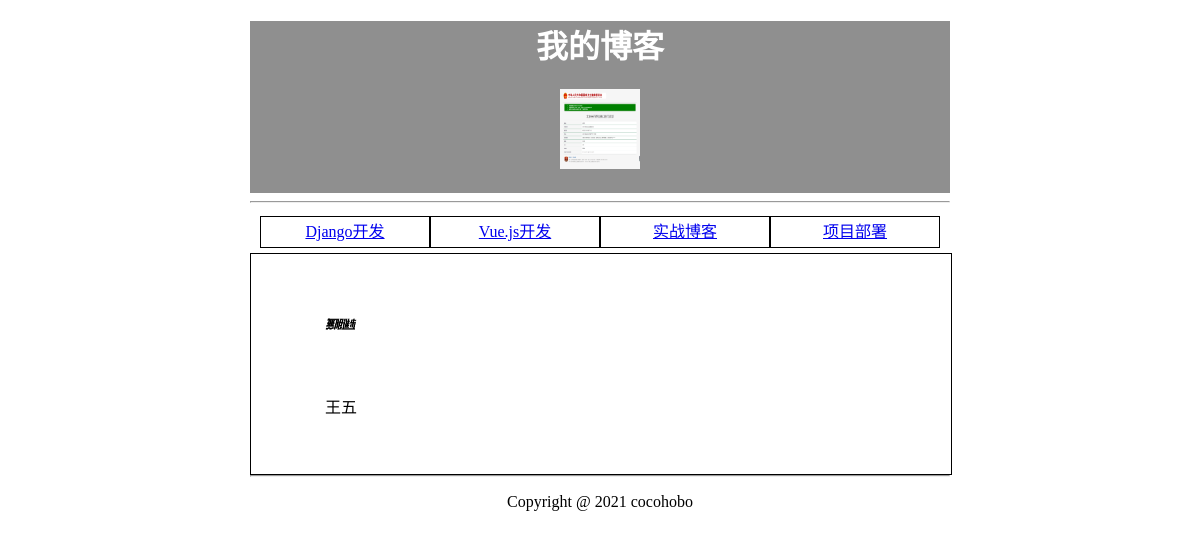
/classes/?id=2, run on the app's committed database.
### myblog/models.py (models this page shows, shortened)
class SiteInfo(models.Model):
    title = models.CharField(null=True,blank=True,max_length=50)
    logo = models.ImageField(upload_to='logo/',null=True,blank=True)

class Classes(models.Model):
    text = models.CharField(null=True,blank=True,max_length=50)

class UserInfo(models.Model):
    nickName = models.CharField(null=True,blank=True,max_length=50)
    headImg = models.ImageField(upload_to='upload/',null=True,blank=True)
    belong = models.ForeignKey(Classes,on_delete=models.SET_NULL,related_name="userinfo_classes",null=True,blank=True)

### myblog/views.py (the view)
# urls.py: path('classes/',views.classes),
def classes(request):
    classes = Classes.objects.all()
    siteinfo = SiteInfo.objects.all()[0]
    choose_id = request.GET['id']
    choosed = Classes.objects.filter(id = choose_id)
    userList = UserInfo.objects.filter(belong = choosed[0])
    data={
        'siteinfo':siteinfo,
        'classes':classes,
        'userList':userList
    }
    return render(request,'classes.html',data)

### myblog/templates/classes.html
{% extends 'index.html' %}

### myblog/templates/index.html (shortened to what this page needs)
<!DOCTYPE html>
<html lang="en">
<head>
    <link rel="stylesheet" href="/static/css/myStyle.css">
</head>
<body>
    <div id="home">
        <div class="head">
            <h1>{{ siteinfo.title }}</h1>
            <img src="/upload/{{ siteinfo.logo }}" alt="">
        </div>
        <hr/>
        <div class="content">
            <div class="menu">
                {% for class in classes %}
                <div class="item">
                    <a href="/classes/?id={{ class.id }}">{{ class.text }}</a>
                </div>
                {% endfor %}
            </div>
            <div class="userlist">
                {% if userList %}
                  {% for item in userList %}
                    <div class="user">
                        <img src="/upload/{{ item.headImg }}" alt="">
                        <p>{{ item.nickName }}</p>
                    </div>
                  {% endfor %}
                {% else %}
                <p>没有用户</p>
                {% endif %}
            </div>
        </div>
        <hr/>
        <div class="foot">
            <p>Copyright @ 2021 cocohobo</p>
        </div>
    </div>
</body>
</html>

### myblog/static/css/myStyle.css (style rules this page uses)
#home { width: 700px; height: auto; margin: 0 auto; text-align: center; }
#home .head { background: #00000070; padding-bottom: 20px; }
#home h1 { color: #fff; }
#home .head img { width: 80px; height: 80px; }
#home .content .menu { align-content: center; display: flex; padding: 5px 10px; }
#home .content .menu .item { width: 25%; border: 1px solid #000; height: 30px; line-height: 30px; }
#home .content .userlist { border: 1px solid #000; display: flex; height: auto; min-height: 200px; min-width: 700px; padding-top: 20px; float: left; }
#home .content .userlist .user { margin-left: 20px; float: left; width: 20%; }
#home .content .userlist .user img { width: 100px; height: 100px; }

### data on the page
SiteInfo: title "我的博客", logo (picture)
Classes: text "Django开发"
Classes: text "Vue.js开发"
Classes: text "实战博客"
Classes: text "项目部署"
UserInfo: headImg (picture), nickName "王五"
